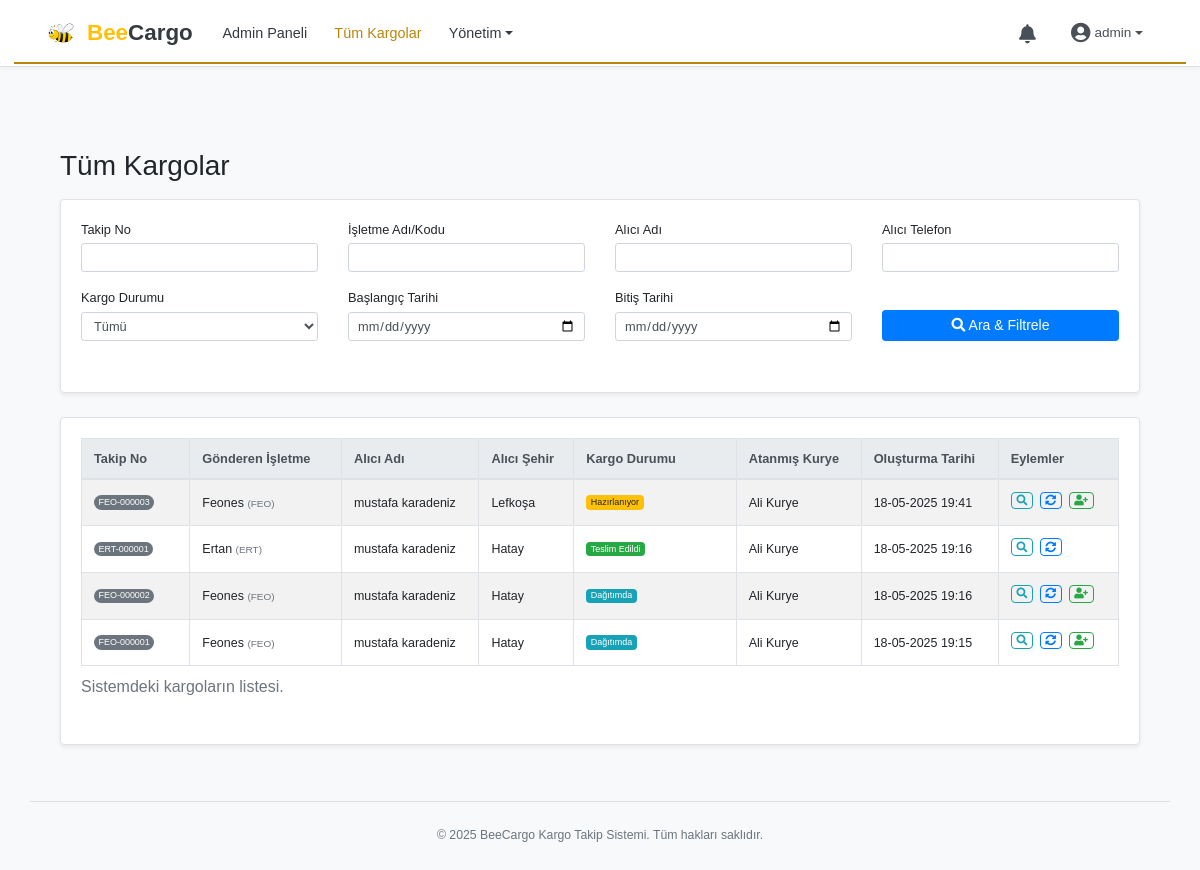
The page /admin/all_shipments (signed in) on the database its author committed.
### app/models.py (models this page shows, shortened)
class Kargolar(db.Model):
    __tablename__ = 'kargolar'
    id = db.Column(db.Integer, primary_key=True)
    isletme_id = db.Column(db.Integer, db.ForeignKey('isletmeler.id'), nullable=False)
    takip_numarasi = db.Column(db.String(50), unique=True, nullable=False)
    alici_adi_soyadi = db.Column(db.String(150), nullable=False)
    alici_telefon = db.Column(db.String(20), nullable=False) # Bu zaten zorunlu
    alici_email = db.Column(db.String(120), nullable=True)
    alici_adres = db.Column(db.Text, nullable=False)
    alici_sehir = db.Column(db.String(100), nullable=False) # KKTC için bu "İlçe" olacak
    alici_ilce = db.Column(db.String(100), nullable=True)  # KKTC için bu "Köy/Mahalle" olacak
    urun_bedeli_alici_tahsil = db.Column(db.Numeric(10, 2), nullable=False, default=0.00)
    kargo_ucreti_isletme_borcu = db.Column(db.Numeric(10, 2), nullable=False, default=0.00)
    kargo_ucreti_alici_tahsil = db.Column(db.Numeric(10, 2), default=0.00)
    toplam_tahsil_edilecek_alici = db.Column(db.Numeric(10, 2), default=0.00)
    isletmeye_aktarilacak_tutar = db.Column(db.Numeric(10, 2), default=0.00)
    odeme_yontemi_teslimde = db.Column(db.String(50), nullable=True)
    odeme_durumu_alici = db.Column(db.String(50), nullable=False, default="Alıcıdan Ödeme Bekleniyor")
    kargo_durumu = db.Column(db.Enum(KargoDurumEnum),
                             nullable=False,
                             default=KargoDurumEnum.HAZIRLANIYOR)
    ozel_not = db.Column(db.Text, nullable=True)
    planlanan_teslim_tarihi = db.Column(db.Date, nullable=True)
    teslim_tarihi = db.Column(db.DateTime, nullable=True)
    pdf_yolu = db.Column(db.String(255), nullable=True)
    isletmeye_aktarildi_mi = db.Column(db.Boolean, default=False)
    olusturulma_tarihi = db.Column(db.DateTime, default=datetime.now)
    guncellenme_tarihi = db.Column(db.DateTime, default=datetime.now, onupdate=datetime.now)
    kurye_id = db.Column(db.Integer, db.ForeignKey('kuryeler.id'), nullable=True)
    alici_gecici_enlem = db.Column(db.Float, nullable=True)
    alici_gecici_boylam = db.Column(db.Float, nullable=True)
    alici_gecici_konum_zamani = db.Column(db.DateTime, nullable=True)
    odeme_iliskileri = db.relationship('OdemeKargoIliskileri', backref='kargo', lazy='dynamic')

class Isletmeler(db.Model):
    __tablename__ = 'isletmeler'
    id = db.Column(db.Integer, primary_key=True)
    isletme_adi = db.Column(db.String(200), nullable=False)
    yetkili_kisi = db.Column(db.String(150), nullable=True)
    isletme_telefon = db.Column(db.String(20), nullable=False) # GÜNCELLENDİ: nullable=False
    isletme_email = db.Column(db.String(120), unique=True, nullable=False)
    isletme_adres = db.Column(db.Text, nullable=True)
    kullanici_adi = db.Column(db.String(80), unique=True, nullable=False)
    sifre_hash = db.Column(db.String(255), nullable=False)
    isletme_kodu = db.Column(db.String(10), unique=True, nullable=False)
    son_kargo_no = db.Column(db.Integer, default=0)
    aktif_mi = db.Column(db.Boolean, default=True)
    olusturulma_tarihi = db.Column(db.DateTime, default=datetime.now)
    guncellenme_tarihi = db.Column(db.DateTime, default=datetime.now, onupdate=datetime.now)
    kargolar = db.relationship('Kargolar', backref='isletme', lazy='dynamic')
    odemeler = db.relationship('IsletmeOdemeleri', backref='isletme', lazy='dynamic')
    bildirimler = db.relationship('Bildirimler', backref='isletme_bildirimleri', lazy='dynamic', foreign_keys='Bildirimler.isletme_id')

class Kuryeler(db.Model):
    __tablename__ = 'kuryeler'
    id = db.Column(db.Integer, primary_key=True)
    ad_soyad = db.Column(db.String(150), nullable=False)
    kullanici_adi = db.Column(db.String(80), unique=True, nullable=False)
    sifre_hash = db.Column(db.String(255), nullable=False)
    telefon = db.Column(db.String(20), unique=True, nullable=False) # GÜNCELLENDİ: nullable=False, unique=True (Eğer farklı kuryeler aynı tel no'yu kullanamazsa)
    email = db.Column(db.String(120), unique=True, nullable=True)
    aktif_mi = db.Column(db.Boolean, default=True, nullable=False)
    olusturulma_tarihi = db.Column(db.DateTime, default=datetime.now)
    guncellenme_tarihi = db.Column(db.DateTime, default=datetime.now, onupdate=datetime.now)
    atanmis_kargolar = db.relationship('Kargolar', backref='atanan_kurye', lazy='dynamic', foreign_keys='Kargolar.kurye_id')
    bildirimler = db.relationship('Bildirimler', backref='kurye_bildirimleri', lazy='dynamic', foreign_keys='Bildirimler.kurye_id')

### app/routes_admin.py (the view, shortened to what this page needs)
@bp_admin.route('/all_shipments')
def all_shipments():
    if 'admin_id' not in session:
        flash('Bu sayfayı görüntülemek için giriş yapmalısınız.', 'error')
        return redirect(url_for('bp_admin.login'))
    query = Kargolar.query.join(Isletmeler)
    takip_no_search = request.args.get('takip_no', '').strip()
    isletme_adi_search = request.args.get('isletme_adi', '').strip()
    alici_adi_search = request.args.get('alici_adi', '').strip()
    alici_telefon_search = request.args.get('alici_telefon', '').strip()
    kargo_durumu_filter_str = request.args.get('kargo_durumu', '')
    baslangic_tarihi_str = request.args.get('baslangic_tarihi', '')
    bitis_tarihi_str = request.args.get('bitis_tarihi', '')
    if takip_no_search:
        query = query.filter(Kargolar.takip_numarasi.ilike(f"%{takip_no_search}%"))
    if alici_adi_search:
        query = query.filter(Kargolar.alici_adi_soyadi.ilike(f"%{alici_adi_search}%"))
    if alici_telefon_search:
        query = query.filter(Kargolar.alici_telefon.ilike(f"%{alici_telefon_search}%"))
    if kargo_durumu_filter_str:
        try:
            kargo_durumu_enum_val = KargoDurumEnum(kargo_durumu_filter_str)
            query = query.filter(Kargolar.kargo_durumu == kargo_durumu_enum_val)
        except ValueError:
            flash(f"Geçersiz kargo durumu filtresi: {kargo_durumu_filter_str}", "warning")
    if baslangic_tarihi_str:
        try:
            baslangic_tarihi = datetime.strptime(baslangic_tarihi_str, '%Y-%m-%d').date()
            query = query.filter(Kargolar.olusturulma_tarihi >= datetime.combine(baslangic_tarihi, datetime.min.time()))
        except ValueError:
            flash('Geçersiz başlangıç tarihi formatı.', 'warning')
    if bitis_tarihi_str:
        try:
            bitis_tarihi = datetime.strptime(bitis_tarihi_str, '%Y-%m-%d').date()
            query = query.filter(Kargolar.olusturulma_tarihi <= datetime.combine(bitis_tarihi, datetime.max.time()))
        except ValueError:
            flash('Geçersiz bitiş tarihi formatı.', 'warning')
    try:
        tum_kargolar = query.order_by(Kargolar.olusturulma_tarihi.desc()).all()
    except Exception as e:
        flash(f"Kargolar listelenirken bir hata oluştu: {str(e)}", "error")
        current_app.logger.error(f"Tüm kargolar listeleme hatası: {e}", exc_info=True)
        tum_kargolar = []
    return render_template('admin_all_shipments.html', kargolar=tum_kargolar, KargoDurumEnum=KargoDurumEnum)

### app/templates/admin_all_shipments.html (shortened to what this page needs)
﻿{% extends "base.html" %}
{% block content %}
<div class="container mt-4 mb-4">
    <div class="d-flex justify-content-between align-items-center mb-3">
        <h2 class="mb-0">Tüm Kargolar</h2>
    </div>
    <div class="card shadow-sm mb-4">
        <div class="card-body">
            <form method="GET" action="{{ url_for('bp_admin.all_shipments') }}">
                <div class="row">
                    <div class="col-md-3">
                        <div class="form-group">
                            <label for="takip_no">Takip No</label>
                            <input type="text" id="takip_no" name="takip_no" class="form-control form-control-sm" value="{{ request.args.get('takip_no', '') }}">
                        </div>
                    </div>
                    <div class="col-md-3">
                        <div class="form-group">
                            <label for="isletme_adi">İşletme Adı/Kodu</label>
                            <input type="text" id="isletme_adi" name="isletme_adi" class="form-control form-control-sm" value="{{ request.args.get('isletme_adi', '') }}">
                        </div>
                    </div>
                    <div class="col-md-3">
                        <div class="form-group">
                            <label for="alici_adi">Alıcı Adı</label>
                            <input type="text" id="alici_adi" name="alici_adi" class="form-control form-control-sm" value="{{ request.args.get('alici_adi', '') }}">
                        </div>
                    </div>
                    <div class="col-md-3">
                        <div class="form-group">
                            <label for="alici_telefon">Alıcı Telefon</label>
                            <input type="text" id="alici_telefon" name="alici_telefon" class="form-control form-control-sm" value="{{ request.args.get('alici_telefon', '') }}">
                        </div>
                    </div>
                </div>
                <div class="row">
                    <div class="col-md-3">
                        <div class="form-group">
                            <label for="kargo_durumu">Kargo Durumu</label>
                            <select id="kargo_durumu" name="kargo_durumu" class="form-control form-control-sm">
                                <option value="" {% if not request.args.get('kargo_durumu') %}selected{% endif %}>Tümü</option>
                            </select>
                        </div>
                    </div>
                    <div class="col-md-3">
                        <div class="form-group">
                            <label for="baslangic_tarihi">Başlangıç Tarihi</label>
                            <input type="date" id="baslangic_tarihi" name="baslangic_tarihi" class="form-control form-control-sm" value="{{ request.args.get('baslangic_tarihi', '') }}">
                        </div>
                    </div>
                    <div class="col-md-3">
                        <div class="form-group">
                            <label for="bitis_tarihi">Bitiş Tarihi</label>
                            <input type="date" id="bitis_tarihi" name="bitis_tarihi" class="form-control form-control-sm" value="{{ request.args.get('bitis_tarihi', '') }}">
                        </div>
                    </div>
                    <div class="col-md-3 d-flex align-items-end">
                        <div class="form-group w-100">
                            <button type="submit" class="btn btn-primary btn-sm btn-block">
                                <i class="fas fa-search"></i> Ara & Filtrele
                            </button>
                        </div>
                    </div>
                </div>
            </form>
        </div>
    </div>
    <div class="card shadow-sm">
        <div class="card-body">
            {% if kargolar %}
            <div class="table-responsive">
                <table class="table table-striped table-hover table-bordered caption-top table-shipment-list">
                    <caption>
                        Sistemdeki kargoların listesi.
                    </caption>
                    <thead class="thead-light">
                        <tr>
                            <th>Takip No</th>
                            <th>Gönderen İşletme</th>
                            <th>Alıcı Adı</th>
                            <th>Alıcı Şehir</th>
                            <th>Kargo Durumu</th>
                            <th>Atanmış Kurye</th>
                            <th>Oluşturma Tarihi</th>
                            <th>Eylemler</th>
                        </tr>
                    </thead>
                    <tbody>
                        {% for kargo in kargolar %}
                        <tr>
                            <td><span class="badge badge-pill badge-secondary">{{ kargo.takip_numarasi }}</span></td>
                            <td>{{ kargo.isletme.isletme_adi }} <small class="text-muted">({{kargo.isletme.isletme_kodu }})</small></td>
                            <td>{{ kargo.alici_adi_soyadi }}</td>
                            <td>{{ kargo.alici_sehir }}</td>
                            <td><span class="badge {% if kargo.kargo_durumu == KargoDurumEnum.TESLIM_EDILDI %}badge-success{% elif kargo.kargo_durumu == KargoDurumEnum.HAZIRLANIYOR or kargo.kargo_durumu == KargoDurumEnum.PAKETLENDI %}badge-warning{% elif kargo.kargo_durumu.name.startswith('IPTAL') or kargo.kargo_durumu.name.startswith('IADE') %}badge-danger{% else %}badge-info{% endif %}">{{ kargo.kargo_durumu.value }}</span></td>
                            <td>
                                {% if kargo.atanan_kurye %}
                                {{ kargo.atanan_kurye.ad_soyad }}
                                {% else %}
                                <span class="text-muted font-italic">Yok</span>
                                {% endif %}
                            </td>
                            <td>{{ kargo.olusturulma_tarihi.strftime('%d-%m-%Y %H:%M') }}</td>
                            <td>
                                <a href="{{ url_for('bp_admin.shipment_details', kargo_id=kargo.id) }}" class="btn btn-xs btn-outline-info mb-1" title="Detaylar">
                                    <i class="fas fa-search"></i>
                                </a>
                                <a href="{{ url_for('bp_admin.update_shipment_status', kargo_id=kargo.id) }}" class="btn btn-xs btn-outline-primary mb-1" title="Durumu Güncelle">
                                    <i class="fas fa-sync-alt"></i>
                                </a>
                                {% set non_assignable_final_statuses = [
                                KargoDurumEnum.TESLIM_EDILDI,
                                KargoDurumEnum.IADE_EDILDI_ISLETMEYE,
                                KargoDurumEnum.IPTAL_EDILDI_ADMIN,
                                KargoDurumEnum.IPTAL_EDILDI_ISLETME
                                ] %}
                                {% if kargo.kargo_durumu not in non_assignable_final_statuses %}
                                <a href="{{ url_for('bp_admin.assign_courier', kargo_id=kargo.id) }}" class="btn btn-xs btn-outline-success mb-1" title="Kurye Ata/Değiştir">
                                    <i class="fas fa-user-plus"></i>
                                </a>
                                {% endif %}
                            </td>
                        </tr>
                        {% endfor %}
                    </tbody>
                </table>
            </div>
            {% endif %}
        </div>
    </div>
</div>
{% endblock %}
{% block head_extra %}
<link rel="stylesheet" href="https://cdnjs.cloudflare.com/ajax/libs/font-awesome/5.15.3/css/all.min.css">
{% endblock %}

### rows shown on the page
Kargolar: takip_numarasi "FEO-000003", isletme.isletme_adi "Feones", isletme.isletme_kodu "FEO", alici_adi_soyadi "mustafa karadeniz", alici_sehir "Lefkoşa", kargo_durumu.value "Hazırlanıyor", atanan_kurye.ad_soyad "Ali Kurye", olusturulma_tarihi "18-05-2025 19:41"
Kargolar: takip_numarasi "ERT-000001", isletme.isletme_adi "Ertan", isletme.isletme_kodu "ERT", alici_adi_soyadi "mustafa karadeniz", alici_sehir "Hatay", kargo_durumu.value "Teslim Edildi", atanan_kurye.ad_soyad "Ali Kurye", olusturulma_tarihi "18-05-2025 19:16"
Kargolar: takip_numarasi "FEO-000002", isletme.isletme_adi "Feones", isletme.isletme_kodu "FEO", alici_adi_soyadi "mustafa karadeniz", alici_sehir "Hatay", kargo_durumu.value "Dağıtımda", atanan_kurye.ad_soyad "Ali Kurye", olusturulma_tarihi "18-05-2025 19:16"
Kargolar: takip_numarasi "FEO-000001", isletme.isletme_adi "Feones", isletme.isletme_kodu "FEO", alici_adi_soyadi "mustafa karadeniz", alici_sehir "Hatay", kargo_durumu.value "Dağıtımda", atanan_kurye.ad_soyad "Ali Kurye", olusturulma_tarihi "18-05-2025 19:15"

### other values the page prints
{{ session.get('admin_kullanici_adi', 'Admin') }} "admin"
